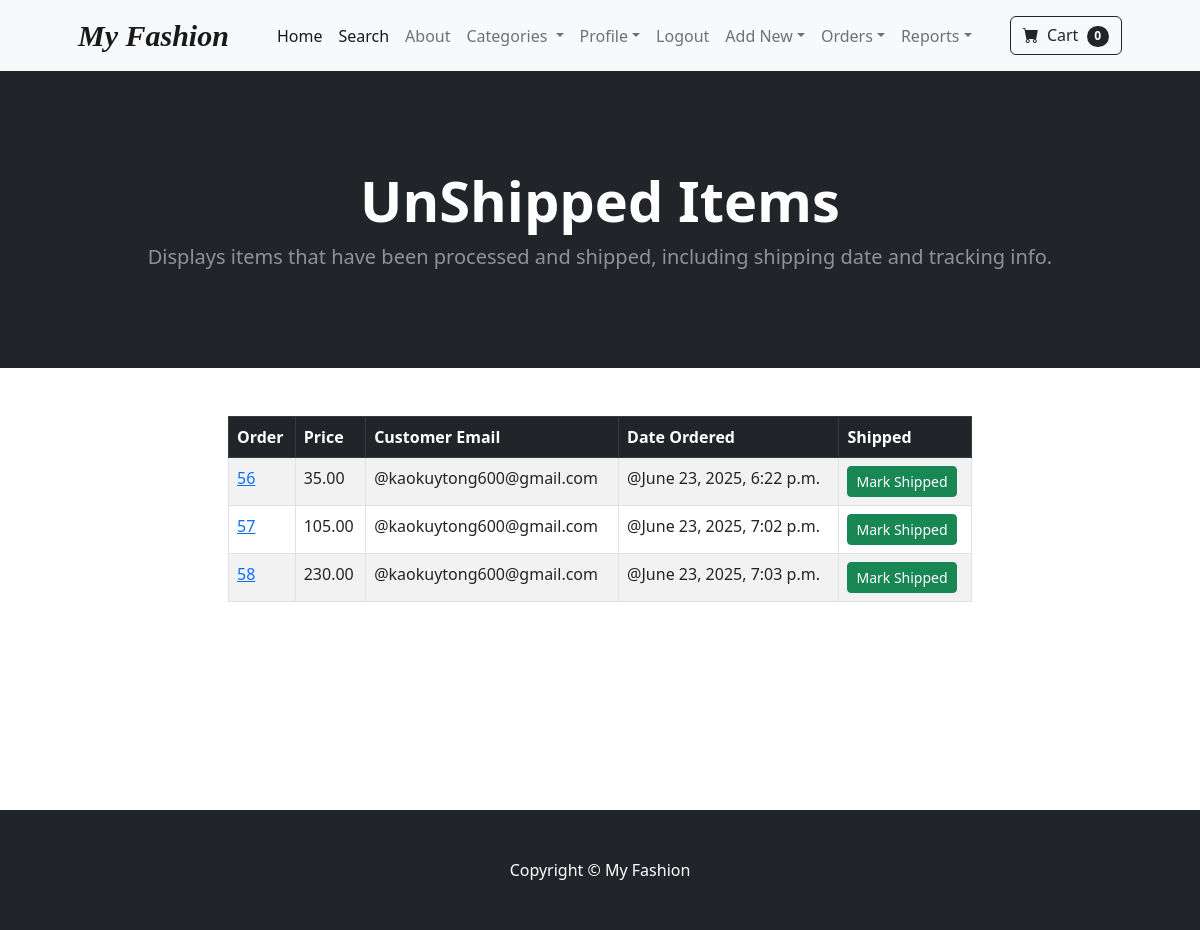
The page /payment/not_shipped_dash (signed in) on the database its author committed.
### payment/models.py (models this page shows, shortened)
class Order(models.Model):
    user = models.ForeignKey(User, on_delete=models.CASCADE, null=True, blank=True)
    full_name = models.CharField(max_length=250)
    email = models.EmailField(max_length=250)
    shipping_address = models.TextField(max_length=15000)
    amount_paid = models.DecimalField(max_digits=7, decimal_places=2)
    date_ordered = models.DateTimeField(auto_now_add=True)
    shipped = models.BooleanField(default=False)
    date_shipped = models.DateTimeField(blank=True, null=True)
    delivered = models.BooleanField(default=False)
    date_delivered = models.DateTimeField(blank=True, null=True)
    viewed_by_admin = models.BooleanField(default=False)

### payment/views.py (the view, shortened to what this page needs)
def not_shipped_dash(request):
    if request.user.is_authenticated and request.user.is_superuser:
        orders = Order.objects.filter(shipped=False)
        return render(request, "payment/not_shipped_dash.html", {"orders":orders})
    else:
        messages.success(request, "Access Denied")
        return redirect('home')

### cart/cart.py (called while the page is built)
    def __len__(self):
        return len(self.cart)

### cart/context_processors.py (called while the page is built)
def cart(request):
	return {'cart': Cart(request)}

### store/context_processors.py (called while the page is built)
def categories_processor(request):
    categories = Category.objects.all()
    return {'categories': categories}

### store/models.py (called while the page is built)
    def __str__(self):
        return self.name

### payment/templates/payment/not_shipped_dash.html (shortened to what this page needs)
{% extends 'base.html' %}
{% block content %}
<header class="bg-dark py-5">
  <div class="container px-4 px-lg-5 my-5">
    <div class="text-center text-white">
      <h1 class="display-4 fw-bolder">UnShipped Items</h1>
      <p class="lead fw-normal text-white-50 mb-0">
        Displays items that have been processed and shipped, including shipping date and tracking info.
      </p>
    </div>
  </div>
</header>
        <div class="container">
            <div class="row">
                <center>
                    <div class="col-8">
                        <br/><br/>
<table class="table table-striped table-bordered">
  <thead class="table-dark">
    <tr>
      <th scope="col">Order</th>
      <th scope="col">Price</th>
      <th scope="col">Customer Email</th>
      <th scope="col">Date Ordered</th>
      <th scope="col">Shipped</th>
    </tr>
  </thead>
  <tbody>
    {% for item in orders %}
    <tr>
      <td><a href="{% url 'orders' item.id %}">{{ item.id }}</a></td>
      <td>{{ item.amount_paid }}</td>
      <td>@{{ item.email }}</td>
      <td>@{{ item.date_ordered }}</td>
      <td>
        <form method="POST">
          <button type="submit" class="btn btn-success btn-sm">Mark Shipped</button>
        </form>
      </td>
    </tr>
    {% endfor %}
  </tbody>
</table>
<br/><br/><br/><br/><br/><br/><br/><br/>
                    </div>
                </center>
            </div>
        </div>
{% endblock %}

### rows shown on the page
Order: id "56", amount_paid "35.00", email "kaokuytong600@gmail.com", date_ordered "June 23, 2025, 6:22 p.m."
Order: id "57", amount_paid "105.00", email "kaokuytong600@gmail.com", date_ordered "June 23, 2025, 7:02 p.m."
Order: id "58", amount_paid "230.00", email "kaokuytong600@gmail.com", date_ordered "June 23, 2025, 7:03 p.m."

### other values the page prints
{{ cart|length }} "0"
